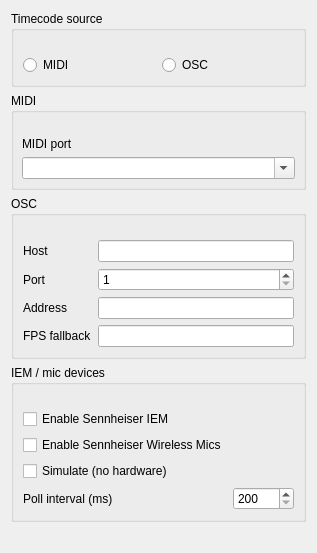
     <widget class="QWidget" name="tabGeneral">
      <attribute name="title">
       <string>General</string>
      </attribute>
      <layout class="QVBoxLayout" name="verticalLayoutGeneral">
       <item>
        <widget class="QGroupBox" name="groupTimecode">
         <property name="sizePolicy">
          <sizepolicy hsizetype="Preferred" vsizetype="Maximum">
           <horstretch>0</horstretch>
           <verstretch>0</verstretch>
          </sizepolicy>
         </property>
         <property name="title">
          <string>Timecode source</string>
         </property>
         <layout class="QHBoxLayout" name="hLayoutSource">
          <property name="topMargin">
           <number>24</number>
          </property>
          <item>
           <widget class="QRadioButton" name="rb_midi">
            <property name="text">
             <string>MIDI</string>
            </property>
           </widget>
          </item>
          <item>
           <widget class="QRadioButton" name="rb_osc">
            <property name="text">
             <string>OSC</string>
            </property>
           </widget>
          </item>
         </layout>
        </widget>
       </item>
       <item>
        <widget class="QGroupBox" name="groupMIDI">
         <property name="sizePolicy">
          <sizepolicy hsizetype="Preferred" vsizetype="Maximum">
           <horstretch>0</horstretch>
           <verstretch>0</verstretch>
          </sizepolicy>
         </property>
         <property name="title">
          <string>MIDI</string>
         </property>
         <layout class="QVBoxLayout" name="formMIDI">
          <property name="leftMargin">
           <number>8</number>
          </property>
          <property name="topMargin">
           <number>24</number>
          </property>
          <property name="rightMargin">
           <number>8</number>
          </property>
          <property name="bottomMargin">
           <number>8</number>
          </property>
          <item>
           <widget class="QLabel" name="label_midi_port">
            <property name="text">
             <string>MIDI port</string>
            </property>
            <property name="alignment">
             <set>Qt::AlignmentFlag::AlignLeading|Qt::AlignmentFlag::AlignLeft|Qt::AlignmentFlag::AlignVCenter</set>
            </property>
           </widget>
          </item>
          <item>
           <widget class="QComboBox" name="cb_midi_ports">
            <property name="sizePolicy">
             <sizepolicy hsizetype="Expanding" vsizetype="Fixed">
              <horstretch>0</horstretch>
              <verstretch>0</verstretch>
             </sizepolicy>
            </property>
            <property name="editable">
             <bool>true</bool>
            </property>
           </widget>
          </item>
         </layout>
        </widget>
       </item>
       <item>
        <widget class="QGroupBox" name="groupOSC">
         <property name="sizePolicy">
          <sizepolicy hsizetype="Preferred" vsizetype="Maximum">
           <horstretch>0</horstretch>
           <verstretch>0</verstretch>
          </sizepolicy>
         </property>
         <property name="title">
          <string>OSC</string>
         </property>
         <layout class="QFormLayout" name="formOSC">
          <property name="topMargin">
           <number>24</number>
          </property>
          <item row="0" column="0">
           <widget class="QLabel" name="label_osc_host">
            <property name="text">
             <string>Host</string>
            </property>
           </widget>
          </item>
          <item row="0" column="1">
           <widget class="QLineEdit" name="le_osc_host"/>
          </item>
          <item row="1" column="0">
           <widget class="QLabel" name="label_osc_port">
            <property name="text">
             <string>Port</string>
            </property>
           </widget>
          </item>
          <item row="1" column="1">
           <widget class="QSpinBox" name="spin_osc_port">
            <property name="minimum">
             <number>1</number>
            </property>
            <property name="maximum">
             <number>65535</number>
            </property>
           </widget>
          </item>
          <item row="2" column="0">
           <widget class="QLabel" name="label_osc_addr">
            <property name="text">
             <string>Address</string>
            </property>
           </widget>
          </item>
          <item row="2" column="1">
           <widget class="QLineEdit" name="le_osc_addr"/>
          </item>
          <item row="3" column="0">
           <widget class="QLabel" name="label_fps">
            <property name="text">
             <string>FPS fallback</string>
            </property>
           </widget>
          </item>
          <item row="3" column="1">
           <widget class="QLineEdit" name="le_fps_fallback"/>
          </item>
         </layout>
        </widget>
       </item>
       <item>
        <widget class="QGroupBox" name="groupNetworkDevices">
         <property name="sizePolicy">
          <sizepolicy hsizetype="Preferred" vsizetype="Maximum">
           <horstretch>0</horstretch>
           <verstretch>0</verstretch>
          </sizepolicy>
         </property>
         <property name="title">
          <string>IEM / mic devices</string>
         </property>
         <layout class="QFormLayout" name="formNetworkDevices">
          <property name="topMargin">
           <number>24</number>
          </property>
          <item row="0" column="0">
           <widget class="QCheckBox" name="cb_iem_enabled">
            <property name="text">
             <string>Enable Sennheiser IEM</string>
            </property>
           </widget>
          </item>
          <item row="1" column="0">
           <widget class="QCheckBox" name="cb_mics_enabled">
            <property name="text">
             <string>Enable Sennheiser Wireless Mics</string>
            </property>
           </widget>
          </item>
          <item row="2" column="0">
           <widget class="QCheckBox" name="cb_simulate_devices">
            <property name="text">
             <string>Simulate (no hardware)</string>
            </property>
           </widget>
          </item>
          <item row="3" column="0">
           <widget class="QLabel" name="label_poll_interval">
            <property name="text">
             <string>Poll interval (ms)</string>
            </property>
           </widget>
          </item>
          <item row="3" column="1">
           <widget class="QSpinBox" name="spin_poll_interval">
            <property name="minimum">
             <number>200</number>
            </property>
            <property name="maximum">
             <number>10000</number>
            </property>
            <property name="singleStep">
             <number>100</number>
            </property>
           </widget>
          </item>
         </layout>
        </widget>
       </item>
       <item>
        <spacer name="verticalSpacerGeneral">
         <property name="orientation">
          <enum>Qt::Orientation::Vertical</enum>
         </property>
         <property name="sizeHint" stdset="0">
          <size>
           <width>20</width>
           <height>20</height>
          </size>
         </property>
        </spacer>
       </item>
      </layout>
     </widget>
